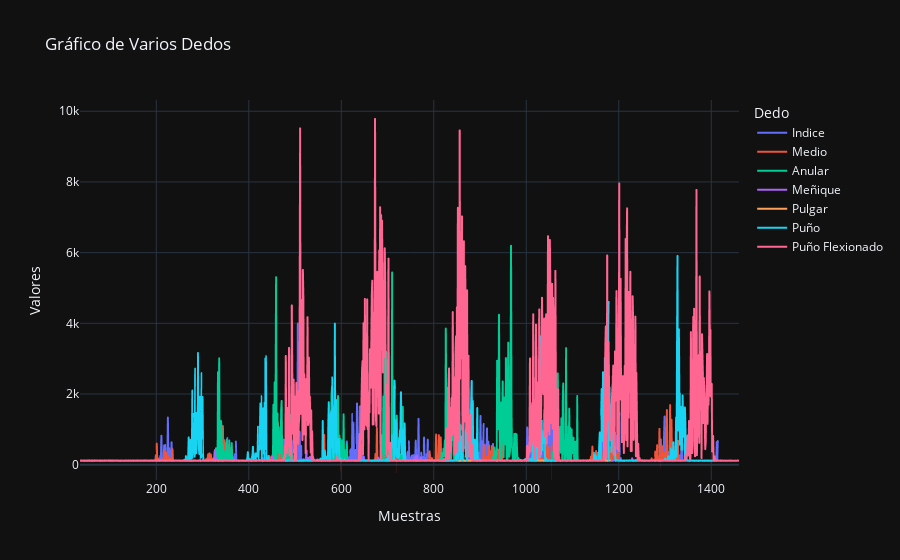
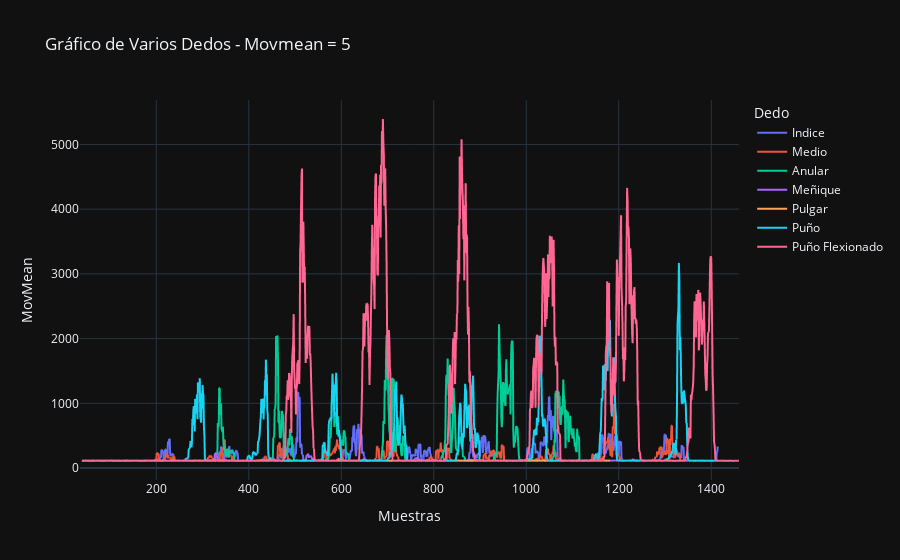

Notebook code for these charts, in order:
### Markdown cell above
## Graficos de la señal cruda de cada dedo y de la movmean

### Code cell
graficar_datos()
graficar_datos_movMean()

### Figure 1 — Plotly figure (JSON) as saved in the notebook; plotly's stock layout.template omitted (floating-point values rounded to 4 significant figures; data arrays with more than 128 entries replaced by an {"elided": "..."} marker saying what was removed)
{"data": [{"hovertemplate": "Dedo=Indice<br>Muestras=%{x}<br>Valores=%{y}<extra></extra>", "legendgroup": "Indice", "line": {"color": "#636efa", "dash": "solid"}, "marker": {"symbol": "circle"}, "mode": "lines", "name": "Indice", "showlegend": true, "type": "scattergl", "x": {"elided": "1375 int values"}, "xaxis": "x", "y": {"elided": "1375 int values"}, "yaxis": "y"}, {"hovertemplate": "Dedo=Medio<br>Muestras=%{x}<br>Valores=%{y}<extra></extra>", "legendgroup": "Medio", "line": {"color": "#EF553B", "dash": "solid"}, "marker": {"symbol": "circle"}, "mode": "lines", "name": "Medio", "showlegend": true, "type": "scattergl", "x": {"elided": "1381 int values"}, "xaxis": "x", "y": {"elided": "1381 int values"}, "yaxis": "y"}, {"hovertemplate": "Dedo=Anular<br>Muestras=%{x}<br>Valores=%{y}<extra></extra>", "legendgroup": "Anular", "line": {"color": "#00cc96", "dash": "solid"}, "marker": {"symbol": "circle"}, "mode": "lines", "name": "Anular", "showlegend": true, "type": "scattergl", "x": {"elided": "1127 int values"}, "xaxis": "x", "y": {"elided": "1127 int values"}, "yaxis": "y"}, {"hovertemplate": "Dedo=Meñique<br>Muestras=%{x}<br>Valores=%{y}<extra></extra>", "legendgroup": "Meñique", "line": {"color": "#ab63fa", "dash": "solid"}, "marker": {"symbol": "circle"}, "mode": "lines", "name": "Meñique", "showlegend": true, "type": "scattergl", "x": {"elided": "1315 int values"}, "xaxis": "x", "y": {"elided": "1315 int values"}, "yaxis": "y"}, {"hovertemplate": "Dedo=Pulgar<br>Muestras=%{x}<br>Valores=%{y}<extra></extra>", "legendgroup": "Pulgar", "line": {"color": "#FFA15A", "dash": "solid"}, "marker": {"symbol": "circle"}, "mode": "lines", "name": "Pulgar", "showlegend": true, "type": "scattergl", "x": {"elided": "1147 int values"}, "xaxis": "x", "y": {"elided": "1147 int values"}, "yaxis": "y"}, {"hovertemplate": "Dedo=Puño<br>Muestras=%{x}<br>Valores=%{y}<extra></extra>", "legendgroup": "Puño", "line": {"color": "#19d3f3", "dash": "solid"}, "marker": {"symbol": "circle"}, "mode": "lines", "name": "Puño", "showlegend": true, "type": "scattergl", "x": {"elided": "1409 int values"}, "xaxis": "x", "y": {"elided": "1409 int values"}, "yaxis": "y"}, {"hovertemplate": "Dedo=Puño Flexionado<br>Muestras=%{x}<br>Valores=%{y}<extra></extra>", "legendgroup": "Puño Flexionado", "line": {"color": "#FF6692", "dash": "solid"}, "marker": {"symbol": "circle"}, "mode": "lines", "name": "Puño Flexionado", "showlegend": true, "type": "scattergl", "x": {"elided": "1426 int values"}, "xaxis": "x", "y": {"elided": "1426 int values"}, "yaxis": "y"}], "layout": {"legend": {"title": {"text": "Dedo"}, "tracegroupgap": 0}, "title": {"text": "Gráfico de Varios Dedos"}, "xaxis": {"anchor": "y", "domain": [0, 1], "title": {"text": "Muestras"}}, "yaxis": {"anchor": "x", "domain": [0, 1], "title": {"text": "Valores"}}}}

### Figure 2 — Plotly figure (JSON) as saved in the notebook; plotly's stock layout.template omitted (floating-point values rounded to 4 significant figures; data arrays with more than 128 entries replaced by an {"elided": "..."} marker saying what was removed)
{"data": [{"hovertemplate": "Dedo=Indice<br>Muestras=%{x}<br>MovMean=%{y}<extra></extra>", "legendgroup": "Indice", "line": {"color": "#636efa", "dash": "solid"}, "marker": {"symbol": "circle"}, "mode": "lines", "name": "Indice", "showlegend": true, "type": "scattergl", "x": {"elided": "1375 int values"}, "xaxis": "x", "y": {"elided": "1375 float values"}, "yaxis": "y"}, {"hovertemplate": "Dedo=Medio<br>Muestras=%{x}<br>MovMean=%{y}<extra></extra>", "legendgroup": "Medio", "line": {"color": "#EF553B", "dash": "solid"}, "marker": {"symbol": "circle"}, "mode": "lines", "name": "Medio", "showlegend": true, "type": "scattergl", "x": {"elided": "1381 int values"}, "xaxis": "x", "y": {"elided": "1381 float values"}, "yaxis": "y"}, {"hovertemplate": "Dedo=Anular<br>Muestras=%{x}<br>MovMean=%{y}<extra></extra>", "legendgroup": "Anular", "line": {"color": "#00cc96", "dash": "solid"}, "marker": {"symbol": "circle"}, "mode": "lines", "name": "Anular", "showlegend": true, "type": "scattergl", "x": {"elided": "1127 int values"}, "xaxis": "x", "y": {"elided": "1127 float values"}, "yaxis": "y"}, {"hovertemplate": "Dedo=Meñique<br>Muestras=%{x}<br>MovMean=%{y}<extra></extra>", "legendgroup": "Meñique", "line": {"color": "#ab63fa", "dash": "solid"}, "marker": {"symbol": "circle"}, "mode": "lines", "name": "Meñique", "showlegend": true, "type": "scattergl", "x": {"elided": "1315 int values"}, "xaxis": "x", "y": {"elided": "1315 float values"}, "yaxis": "y"}, {"hovertemplate": "Dedo=Pulgar<br>Muestras=%{x}<br>MovMean=%{y}<extra></extra>", "legendgroup": "Pulgar", "line": {"color": "#FFA15A", "dash": "solid"}, "marker": {"symbol": "circle"}, "mode": "lines", "name": "Pulgar", "showlegend": true, "type": "scattergl", "x": {"elided": "1147 int values"}, "xaxis": "x", "y": {"elided": "1147 float values"}, "yaxis": "y"}, {"hovertemplate": "Dedo=Puño<br>Muestras=%{x}<br>MovMean=%{y}<extra></extra>", "legendgroup": "Puño", "line": {"color": "#19d3f3", "dash": "solid"}, "marker": {"symbol": "circle"}, "mode": "lines", "name": "Puño", "showlegend": true, "type": "scattergl", "x": {"elided": "1409 int values"}, "xaxis": "x", "y": {"elided": "1409 float values"}, "yaxis": "y"}, {"hovertemplate": "Dedo=Puño Flexionado<br>Muestras=%{x}<br>MovMean=%{y}<extra></extra>", "legendgroup": "Puño Flexionado", "line": {"color": "#FF6692", "dash": "solid"}, "marker": {"symbol": "circle"}, "mode": "lines", "name": "Puño Flexionado", "showlegend": true, "type": "scattergl", "x": {"elided": "1426 int values"}, "xaxis": "x", "y": {"elided": "1426 float values"}, "yaxis": "y"}], "layout": {"legend": {"title": {"text": "Dedo"}, "tracegroupgap": 0}, "title": {"text": "Gráfico de Varios Dedos - Movmean = 5"}, "xaxis": {"anchor": "y", "domain": [0, 1], "title": {"text": "Muestras"}}, "yaxis": {"anchor": "x", "domain": [0, 1], "title": {"text": "MovMean"}}}}
